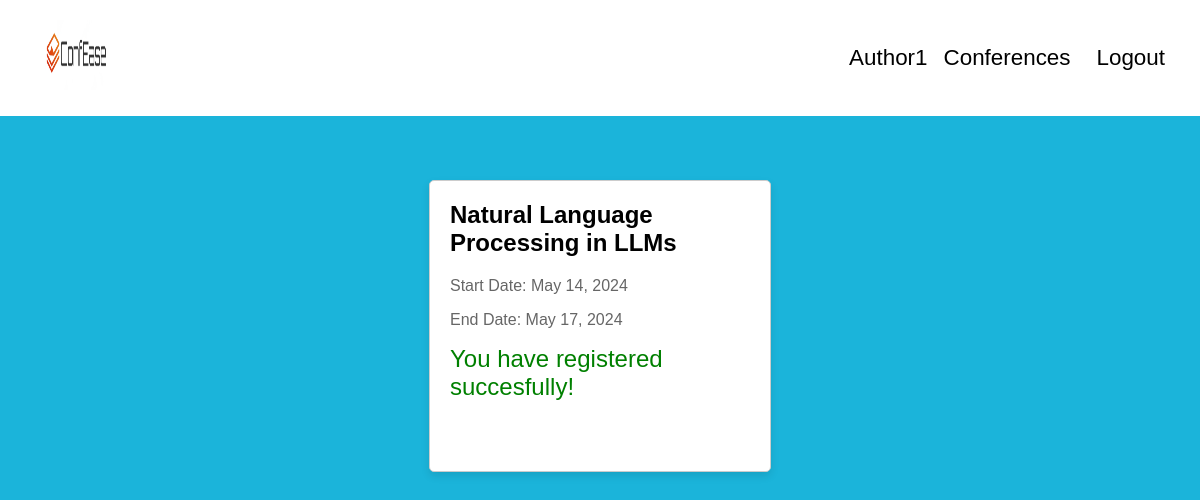
Screenshot of /conference/1/ (signed in) with the database file from the repository.
### myapp/models.py (models this page shows)
class Conference(models.Model):
    title = models.CharField(max_length=100)
    start_date = models.DateField()
    end_date = models.DateField()

### myapp/views.py (the view)
# urls.py: path("conference/<int:pk>/", conference_detail, name="conference_detail"),
def conference_detail(request, pk):
    conference = get_object_or_404(Conference, pk=pk)
    return render(request, "conference_detail.html", {"conference": conference})

### templates/conference_detail.html (shortened to what this page needs)
<!DOCTYPE html>
<html lang="en">
  {% load static%}
  <head>
  </head>
  <body>
      <div class="navbar">
        <a href="{% url 'home'%}" class="logo">
          <img
            src="{% static 'iconfose2.png' %}"
            width="25%"
            height="70px"
            alt="Logo"
          />
        </a>
        <div class="navbar-links">
          {% if user.is_authenticated %}
          <span class="username"> {{ user.username }}</span>
          <a href="{% url 'conference_list' %}">Conferences</a>
          <a href="{% url 'logout' %}">Logout</a>
          {% else %}
          <a href="{% url 'conference_list' %}">Conferences</a>
          <a href="{% url 'register' %}">Register</a>
          <a href="{% url 'login' %}">Login</a>
          {% endif %}
        </div>
      </div>
    <div class="conference-card">
      <h2>{{ conference.title }}</h2>
      <p>Start Date: {{ conference.start_date }}</p>
      <p>End Date: {{ conference.end_date }}</p>
      <div class="success-label">You have registered succesfully!</div>
    </div>
  </body>
</html>

### templates/conference_detail.html (style rules this page uses)
body { font-family: Arial, sans-serif; margin: 0; padding: 0; background-color: #1bb4da; }
.navbar { background-color: #fff; overflow: hidden; display: flex; justify-content: space-between; align-items: center; padding: 10px 25px; }
.navbar-links { display: flex; align-items: center; margin-left: auto; }
.navbar a { color: #000; font-size: 1.4rem; text-decoration: none; transition: background-color 0.3s; margin-left: 6px; padding: 10px; }
.navbar a.logo { margin-right: auto; margin-left: 10px; }
.conference-card { width: 300px; height: 250px; background-color: #fff; border: 1px solid #ccc; margin: auto; margin-top: 4em; padding: 20px; border-radius: 5px; box-shadow: 0 4px 8px rgba(0, 0, 0, 0.1); transition: transform 0.3s ease; }
.conference-card p { color: #666; }
h2 { margin-top: 0; }
.success-label { font-size: 1.5rem; color: green; margin-top: 10px; }
.username { font-size: 1.4rem; display: inline-block; align-content: center; }

### rows the page displays
Conference: title "Natural Language Processing in LLMs", start_date "May 14, 2024", end_date "May 17, 2024"

### other values shown
{{ user.username }} "Author1"
